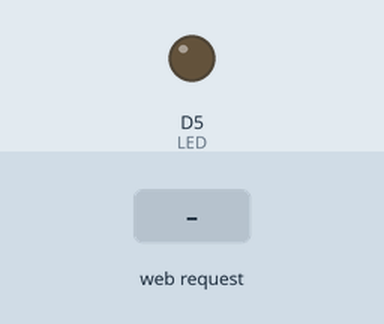
Simulated run of this sketch. Board: ESP8266 (NodeMCU). On the bench: output pins drawn as LEDs (lit = HIGH). The inputs (shaded band) are chosen by the test bench. WiFi joins after 1.5 s; servers stay silent unless stated; what the sketch prints to the serial monitor is not drawn.

Above: at 2.7 s.
2.8 s: HTTP request GET /ledon received
At 3.7 s:
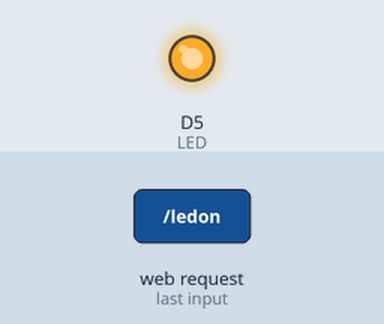
4.3 s: HTTP request GET /ledoff received
At 4.9 s:
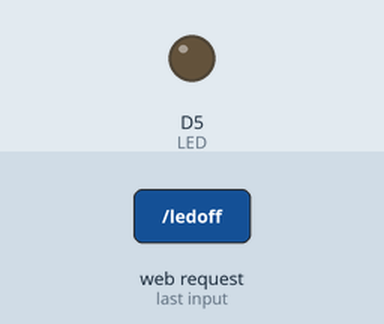
Timing chart, 0 to 7.3 s (numbered marks = the images above; inputs shaded):
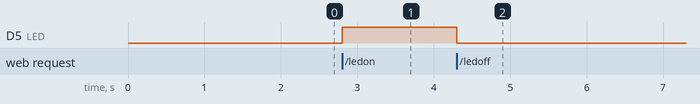

Measured:
- after the input at 2.8 s, D5 (LED): LOW → HIGH at once
- after the input at 4.3 s, D5 (LED): HIGH → LOW at once

The sketch:

Example1.ino
```cpp
#include <ESP8266WiFi.h>
#define LED D5

WiFiServer server(80);
const char* ssid = "ESL-Workshop2016";
const char* pass = "2016ESLWorkshop";
int ledStatus = 0;

void setup() {
  pinMode(LED, OUTPUT);
  Serial.begin(115200);

  Serial.print("Connecting to ");
  Serial.println(ssid);

  WiFi.begin(ssid, pass); //START WIFI CONNECTION

  while(WiFi.status() != WL_CONNECTED){ //WHILE WIFI NOT CONNECT
    Serial.print(".");
    delay(500);                         //KEEP WAITING
  }

  Serial.println();
  Serial.println("Connected");
  Serial.print("LocalIP: ");
  Serial.println(WiFi.localIP()); //PRINT IP ADDRESS

  server.begin(); //START WEB SERVER
}

void loop() {
  WiFiClient client = server.available(); //LET client IS THE INCOMING CONNECTION

  while(!client){  //IF NO CLIENT
    return;  //DO void loop() AGAIN
  }

  while(!client.available()) //WAIT UNTIL client READY
    delay(1);

  Serial.println("New Client!");
  String req = client.readStringUntil('\r'); //READ ALL REQUEST URL

  client.flush(); //CLEAR OLD DATA

  if(req.indexOf("/ledon") != -1){ //IF WE FOUND /ledon IN REQUEST URL
      ledStatus = 1;  //SET ledStatus TO ON
      digitalWrite(LED, HIGH);  //TURN ON LED
  }
  else if(req.indexOf("/ledoff") != -1){ //IF WE FOUND /ledoff IN REQUEST URL
      ledStatus = 0;  //SET ledStatus TO OFF
      digitalWrite(LED, LOW);  //TURN OFF LED
  }

  String web = "";
  web += "<html>\r\n";
  web += "<body>\r\n";
  web += "<h1>LED is";

  if(ledStatus == 1)
    web += " ON</h1>\r\n";
  else
    web += " OFF</h1>\r\n";

  web += "<a href=\"/ledon\">\r\n";       //CREATE BUTTON
  web += "<button>LED ON</button>\r\n";
  web += "</a>\r\n";

  web += "<a href=\"/ledoff\">\r\n";
  web += "<button>LED OFF</button>\r\n";
  web += "</a>\r\n";

  web += "</body>\r\n";
  web += "</html>\r\n";

  client.print(web);  //SEND WEB TO CLIENT
}
```
